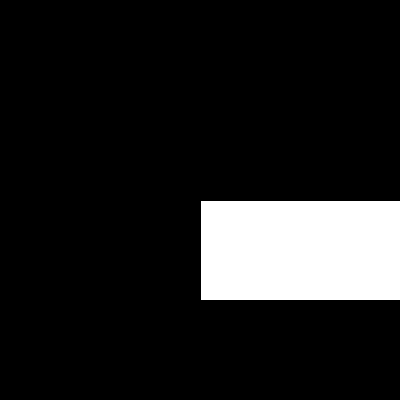
Frame 1 (no input)
Frame 60 (the mouse pressed at the canvas centre just before this capture): identical to frame 1, image omitted
Frame 120 (the mouse held since frame 60 and released just before this capture): identical to frame 1, image omitted

The Processing sketch that drew this single still picture (run headless with seeded random() and noise(); from frame 60 on, the mouse is pressed at the canvas centre):

// Processing sketch: processing_88818
// ── processing_88818.pde

float diametre;
int etat;

void setup() {
  size(400, 400);
  smooth();
  frameRate(30);

  diametre = 100;
  etat = 0;
}


void draw() {
  background(0);

  /*
  boolean sourisAGaucheDeDroite = mouseX < width*0.5 + 200;
   boolean sourisADroiteDeGauche = mouseX > width*0.5;
   boolean sourisEnBasDuHaut = mouseY > height * 0.5;
   boolean sourisEnHautDuBas = mouseY < height * 0.5 + 100;
   
   if ( sourisAGaucheDeDroite
   && sourisADroiteDeGauche 
   && sourisEnBasDuHaut 
   && sourisEnHautDuBas
   && mousePressed ) {     
   //println("Dedans");
   fill(0,255,0);
   } else {
   // println("DeHors");
   fill(255);
   }
   */

  if ( etat == 0 ) {
    fill(255);
  } 
  else {
    fill(0, 255, 0);
  }


  rect(width*0.5, height*0.5, 200, 100);

  /*
  
   float distance = dist(mouseX,mouseY,width*0.5,height*0.5); 
   //println(distance);
   
   if ( distance < diametre * 0.5 ) {
   fill(255,0,0);
   } else {
   fill(255); 
   }
   
   ellipse(width*0.5,height*0.5,diametre,diametre);
   */
}


void mousePressed() {

  boolean sourisAGaucheDeDroite = mouseX < width*0.5 + 200;
  boolean sourisADroiteDeGauche = mouseX > width*0.5;
  boolean sourisEnBasDuHaut = mouseY > height * 0.5;
  boolean sourisEnHautDuBas = mouseY < height * 0.5 + 100;

  if ( sourisAGaucheDeDroite
    && sourisADroiteDeGauche 
    && sourisEnBasDuHaut 
    && sourisEnHautDuBas) {     

    if ( etat == 0 ) {
      etat = 1;
    } else {
      etat = 0;
    }
  }
}
/*
void mouseReleased() {
 etat =0; 
}
*/
